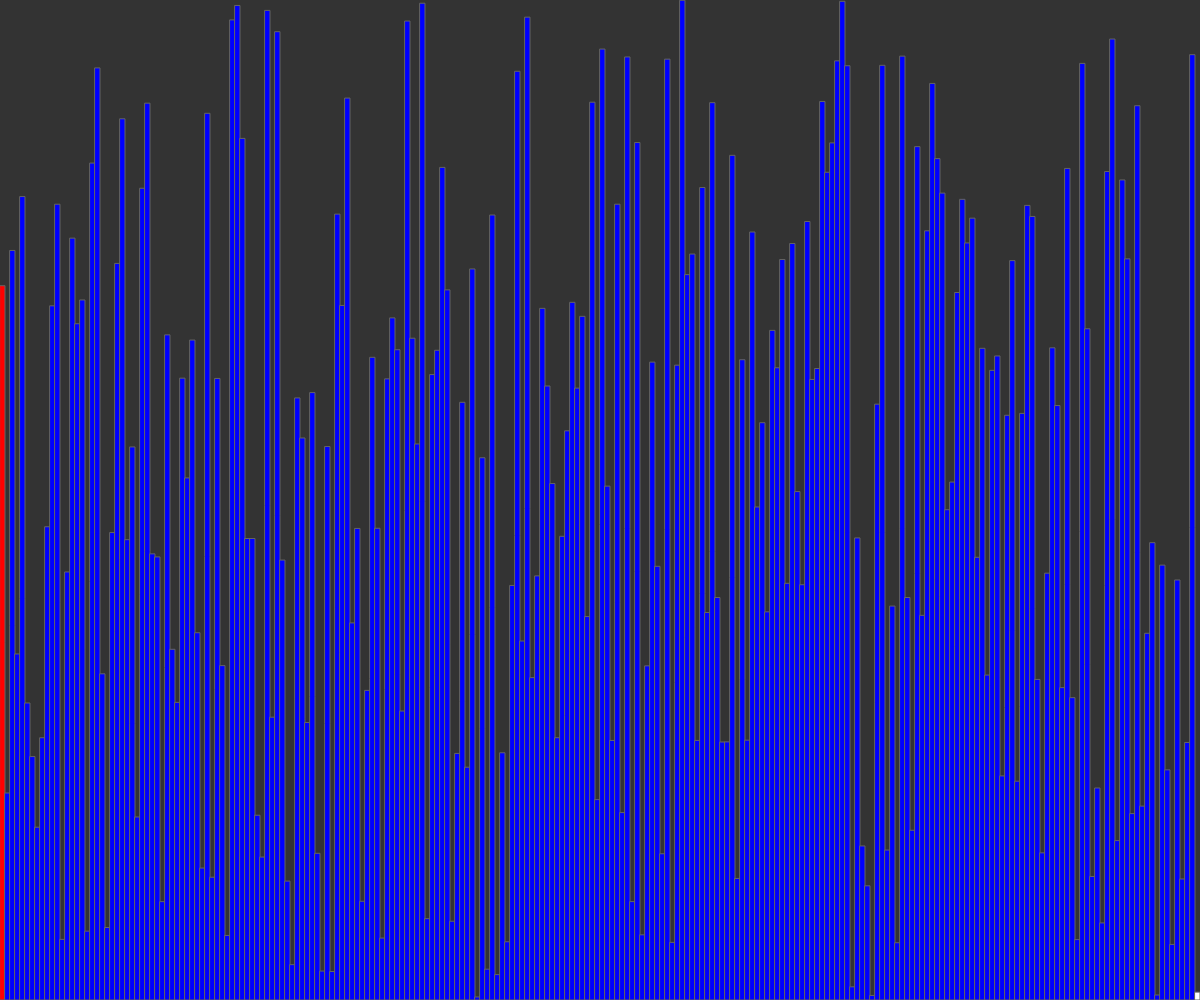
Frame 1 (no input)
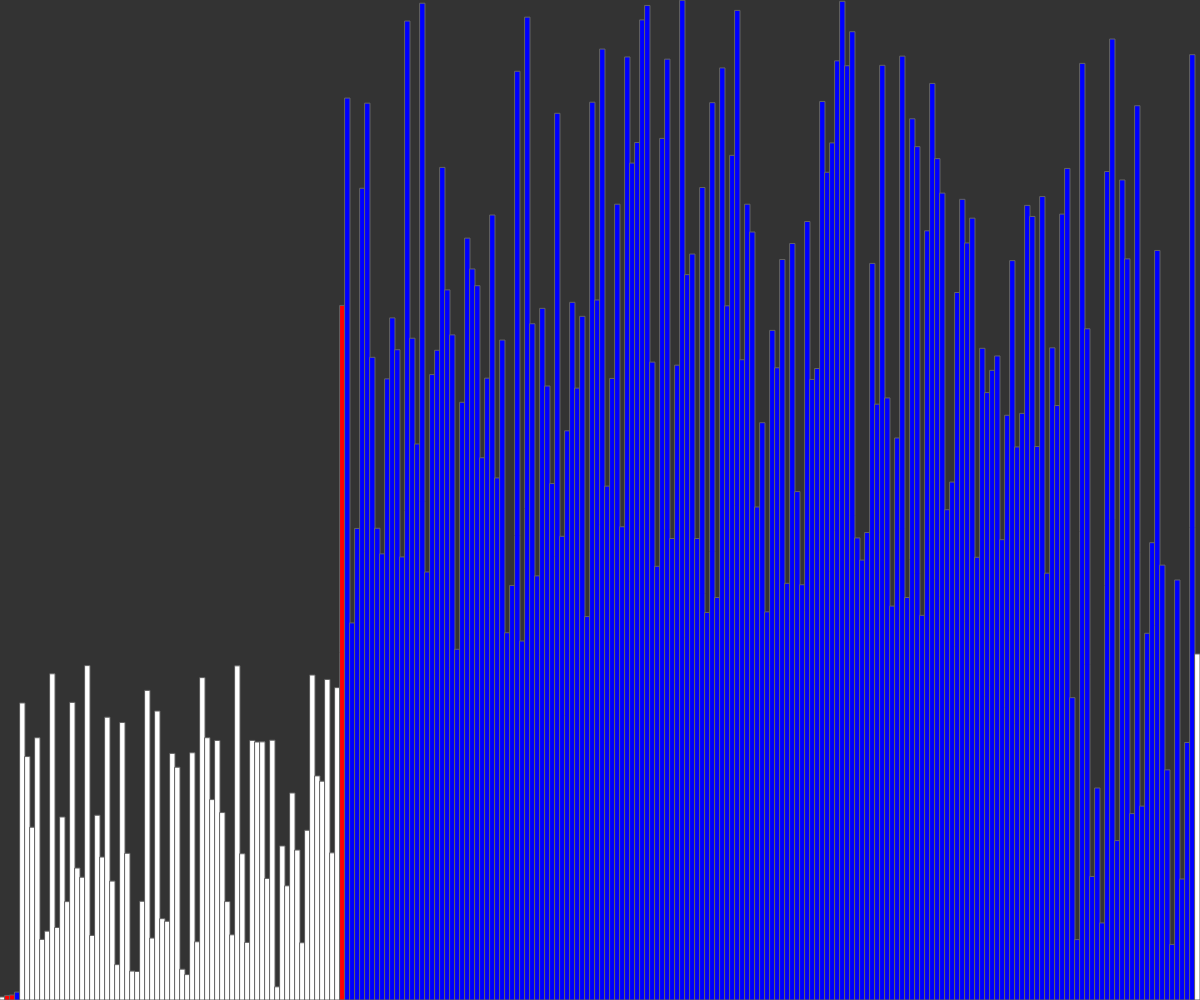
Frame 60 (no input)
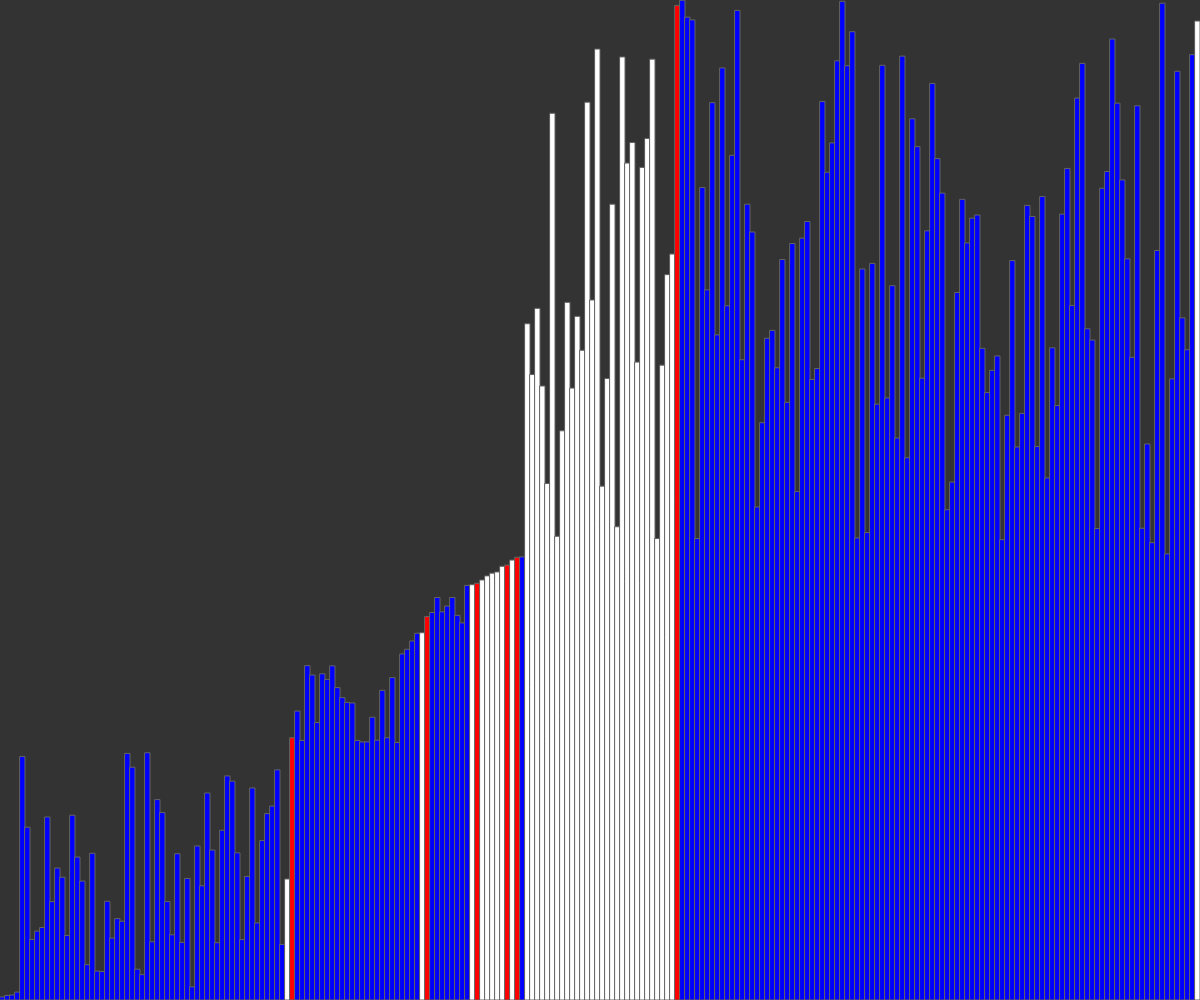
Frame 120 (the mouse pressed at the canvas centre since frame 60)

The p5.js sketch that drew these frames (run headless with seeded random() and noise() and a simulated clock; from frame 60 on, the mouse is pressed at the canvas centre):

// p5.js sketch
// ── sketch.js
let values = [];
let w = 5;

let states = [];

function setup() {
  createCanvas(windowWidth, windowHeight);
  values = new Array(floor(width / w));
  for (let i = 0; i < values.length; i++) {
    values[i] = random(height);
    states[i] = -1;
  }
  // frameRate(5);
  quickSort(values, 0, values.length - 1);
}

async function quickSort(arr, start, end) {
  if (start >= end) {
    return;
  }
  let index = await partition(arr, start, end);
  states[index];

  await Promise.all([
    // coding train
    quickSort(arr, start, index - 1),
    quickSort(arr, index + 1, end),
  ]);
}

// partition ==
// partition (arr, 0, arr.length) ***
// pick a pivot and rearrange everything -> everything that is smaller than the
// the picked value of the pivot will be sorted on the left of it and the rest
// will be sorted on the right of the selected pivot value.

// first loop the array all the way to end-1: need to track the pivot index.
// track the pivot index and switch it with the value of the selected pivot.
// that is why we track the pivot index
// nice thing about this idea is to I do not need to use additional memory

async function partition(arr, start, end) {
  for (let i = 0; i < end; i++) {
    states[i] = 1;
  }
  let pivotIndex = start;
  let pivotValue = arr[end];
  states[pivotIndex] = 0; //-1 means nothing, 0 means its pivoted next
  for (let i = start; i < end; i++) {
    if (arr[i] < pivotValue) {
      await swap(arr, i, pivotIndex);
      states[pivotIndex] = -1;
      pivotIndex++;
      states[pivotIndex] = 0;
    }
  }
  await swap(arr, pivotIndex, end);

  for (let i = 0; i < end; i++) {
    if (i != pivotIndex) {
      states[i] = -1;
    }
  }

  return pivotIndex; // need to return the pivotIndex (the whole idea behind it)
}

function draw() {
  background(51);

  for (let i = 0; i < values.length; i++) {
    noStroke();
    stroke(100);
    fill(255);
    if (states[i] == 0) {
      fill(255, 0, 0);
    } else if (states[i] == 1) {
      fill(0, 0, 255);
    } else {
      fill(255);
    }

    rect(i * w, height - values[i], w, values[i]);
  }
}

async function swap(arr, a, b) {
  await sleep(20);

  // to swap the numbers for quick inside the array
  let temp = arr[a]; //storing 'a' in a temporary value so can use it to swap later
  arr[a] = arr[b];
  arr[b] = temp;
}

function sleep(ms) {
  //delay
  return new Promise((resolve) => setTimeout(resolve, ms));
}

///add sound
/// add bubble sort on the right side of it and compare the differences
/// create more interesting visuals

// ── style.css
* {
  margin: 0;
  padding: 0;
  box-sizing: border-box;
}
html,
body {
  margin: 0;
  padding: 0;
}

canvas {
  display: block;
}

.container {
  display: grid;
  grid-template-columns: repeat(2, 1fr);
  grid-template-rows: repeat(2, 1fr);
  font-family: "Space Mono", monospace;
  height: 100vh;
}

a {
  text-decoration: none;
  color: black;
}

a :visited {
  text-decoration: none;
}

h1 {
  /* padding-top: 50vh; */
  font-size: 12pt;
}

.main {
  display: flex;
  justify-content: center;
  align-items: center;
  margin: auto;
  width: 100%;
  height: 50vh;
  text-align: center;
  font-size: 50px;
  transition: 700ms;
}

.container :hover {
  background-color: black;
  color: white;
}
